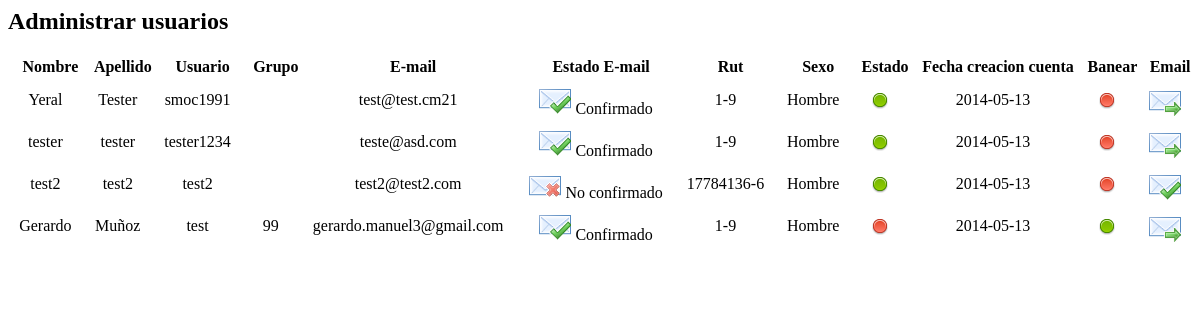
The app's page /data/reporteUsuario.php with its own data.
### tables this page shows
CREATE TABLE `user_info` (
  `id` int(11) NOT NULL AUTO_INCREMENT,
  `userid` int(11) DEFAULT NULL,
  `nombre` varchar(255) DEFAULT NULL,
  `apellido` varchar(255) DEFAULT NULL,
  `rut` varchar(255) DEFAULT NULL,
  `sex` int(11) DEFAULT NULL,
  PRIMARY KEY (`id`)
);

CREATE TABLE `miembros` (
  `id` int(11) NOT NULL AUTO_INCREMENT,
  `user_nick` varchar(255) DEFAULT NULL,
  `user_pass` varchar(255) DEFAULT NULL,
  `email` varchar(255) DEFAULT NULL,
  `activar` int(11) DEFAULT NULL,
  `group_id` tinyint(4) DEFAULT NULL,
  `state` int(11) DEFAULT NULL,
  `unban_time` int(11) DEFAULT NULL,
  `logincount` mediumint(9) DEFAULT NULL,
  `last_ip` varchar(255) DEFAULT NULL,
  `fecha_creacion` date DEFAULT NULL,
  PRIMARY KEY (`id`)
);

### db/consultas.php (called while the page is built, shortened)
<?php
include 'conexion.php';
class consultas{
	var $mysql;
	public function __construct(){
		$host	=	"127.0.0.1";
		$user	=	"root";
		$pass	=	"root";
		$db		=	"workmaps";
			$this->mysql = new MySQLPDO($host,$user,$pass,$db);
	}
	public function getUsuarios($id){
		$sql = "SELECT
		m.id, m.user_nick, m.email, ui.nombre, ui.apellido, ui.rut, ui.sex, m.state, m.fecha_creacion, m.group_id, m.activar
		FROM miembros m
		LEFT JOIN user_info ui ON m.id=ui.userid WHERE m.id <> ? ORDER BY m.fecha_creacion DESC";
		$resp = $this->mysql->getData($sql,array($id));
		$this->mysql->__destruct();
		return $resp;
	}
}
?>

### db/conexion.php (called while the page is built, shortened)
<?php
class MySQLPDO {
		protected $conn;
		protected $host;
		protected $user;
		protected $pass;
		protected $database;
		public function __construct($host, $user, $pass, $db) {
				$this->host = $host;
				$this->user = $user;
				$this->pass = $pass;
				$this->database = $db;
		}
		private function connectDB() {
		try {
			$this->conn = new PDO('mysql:host=' . $this->host . ';dbname=' . $this->database, $this->user, $this->pass);
			$this->conn->setAttribute(PDO::ATTR_ERRMODE, PDO::ERRMODE_EXCEPTION);
		}
		catch(PDOException $e) {
			throw new Exception('DATABASE ERROR: ' . $e->getMessage());
		}
		}
		public function getData($sql,$params) {
		try {
		  $this->stmt = $this->conn->prepare($sql);
		  $this->stmt->execute($params);
		  return $this->stmt->fetchAll();
		}
		catch(PDOException $e) {
		  throw new Exception('DATABASE ERROR: ' . $e->getMessage());
		}
		}
		public function __destruct() {
			$this->conn = null;
		}
}
?>

### data/reporteUsuario.php (the view, shortened to what this page needs)
<?php
include './db/consultas.php';
$objDB = new consultas;
$listaUsuarios = $objDB->getUsuarios(trim($_SESSION['www_id']));
?>
<div id="main-wrapper">
  <div class="container">
    <div class="row">
      <div>
        <article>
        <section>
        <header class="major">
          <h2>Administrar usuarios</h2>
        </header>
        </section>
        <section>
          <article class="module width_full">
          <table class="display" id="example">
            <thead>
              <tr>
                <th>Nombre</th>
                <th>Apellido</th>
                <th>Usuario</th>
                <th>Grupo</th>
                <th>E-mail</th>
                <th>Estado E-mail</th>
                <th>Rut</th>
                <th>Sexo</th>
                <th>Estado</th>
                <th>Fecha creacion cuenta</th>
                <th>Banear</th>
                <th>Email</th>
              </tr>
            </thead>
            <tbody align="center">
              <?php
						foreach($listaUsuarios as $l)
						{
					?>
              <tr>
                <td><?php echo $l[3] ?></td>
                <td><?php echo $l[4] ?></td>
                <td><?php echo $l[1] ?></td>
                <td><?php echo $l[9] ?></td>
                <td><?php echo $l[2] ?></td>
                <td><?php if($l[10]==1){echo'<img src="./images/confirmar_mail.png" height="32" width="32"/> Confirmado';}else{echo'<img src="./images/message_delete.png" height="32" width="32"/> No confirmado';}?></td>
                <td><?php echo $l[5] ?></td>
                <td><?php if($l[6]==1){echo'Hombre';}else{echo'Mujer';}?></td>
                <td><?php if($l[7]==1){echo'<img src="./images/green_dot.png"/>';}else{echo'<img src="./images/red_dot.png"/>';}?></td>
                <td><?php echo $l[8] ?></td>
                <td>
                        <?php if($l[7]==1){?>
                        <a href="#!" onclick="opciones(<?=$l[0]?>,1,'<?=$l[3]?>')">
                        <img src="images/red_dot.png" height="32" width="32" title="Banear" />
                        </a>
						<?php }else{?>
                        <a href="#!" onclick="opciones(<?=$l[0]?>,2,'<?=$l[3]?>')">
                        <img src="images/green_dot.png" height="32" width="32" title="Desbanear" />
                        </a>
                        <?php } ?>
                 </td>
                 <td>
                        <?php if($l[10]==1){?>
                        <a href="#!" onclick="opciones(<?=$l[0]?>,3,'<?=$l[3]?>')">
                        <img src="images/message_go.png" height="32" width="32" title="Volver a confirmar Email" />
                        </a>
						<?php }else{?>
                        <a href="#!" onclick="opciones(<?=$l[0]?>,4,'<?=$l[3]?>')">
                        <img src="images/confirmar_mail.png" height="32" width="32" title="Confirmar Email" />
                        </a>
                        <?php } ?>
                    </td>
              </tr>
              <?php
						}
					?>
            </tbody>
          </table>
        </section>
      </div>
    </div>
  </div>
</div>

### css/demo_table_jui.css (style rules this page uses)
table.display thead th { padding: 3px 0px 3px 10px; cursor: pointer; * cursor: hand; }
table.display { margin: 0 auto; width: 100%; clear: both; border-collapse: collapse; }
table.display td { padding: 3px 10px; }

### records on screen
user_info: nombre "Yeral", apellido "Tester", userid.user_nick "smoc1991", userid.email "test@test.cm21", rut "1-9", sex "Hombre", userid.fecha_creacion "2014-05-13"
user_info: nombre "tester", apellido "tester", userid.user_nick "tester1234", userid.email "teste@asd.com", rut "1-9", sex "Hombre", userid.fecha_creacion "2014-05-13"
user_info: nombre "test2", apellido "test2", userid.user_nick "test2", userid.email "test2@test2.com", rut "17784136-6", sex "Hombre", userid.fecha_creacion "2014-05-13"
user_info: nombre "Gerardo", apellido "Muñoz", userid.user_nick "test", userid.group_id "99", userid.email "gerardo.manuel3@gmail.com", rut "1-9", sex "Hombre", userid.fecha_creacion "2014-05-13"
